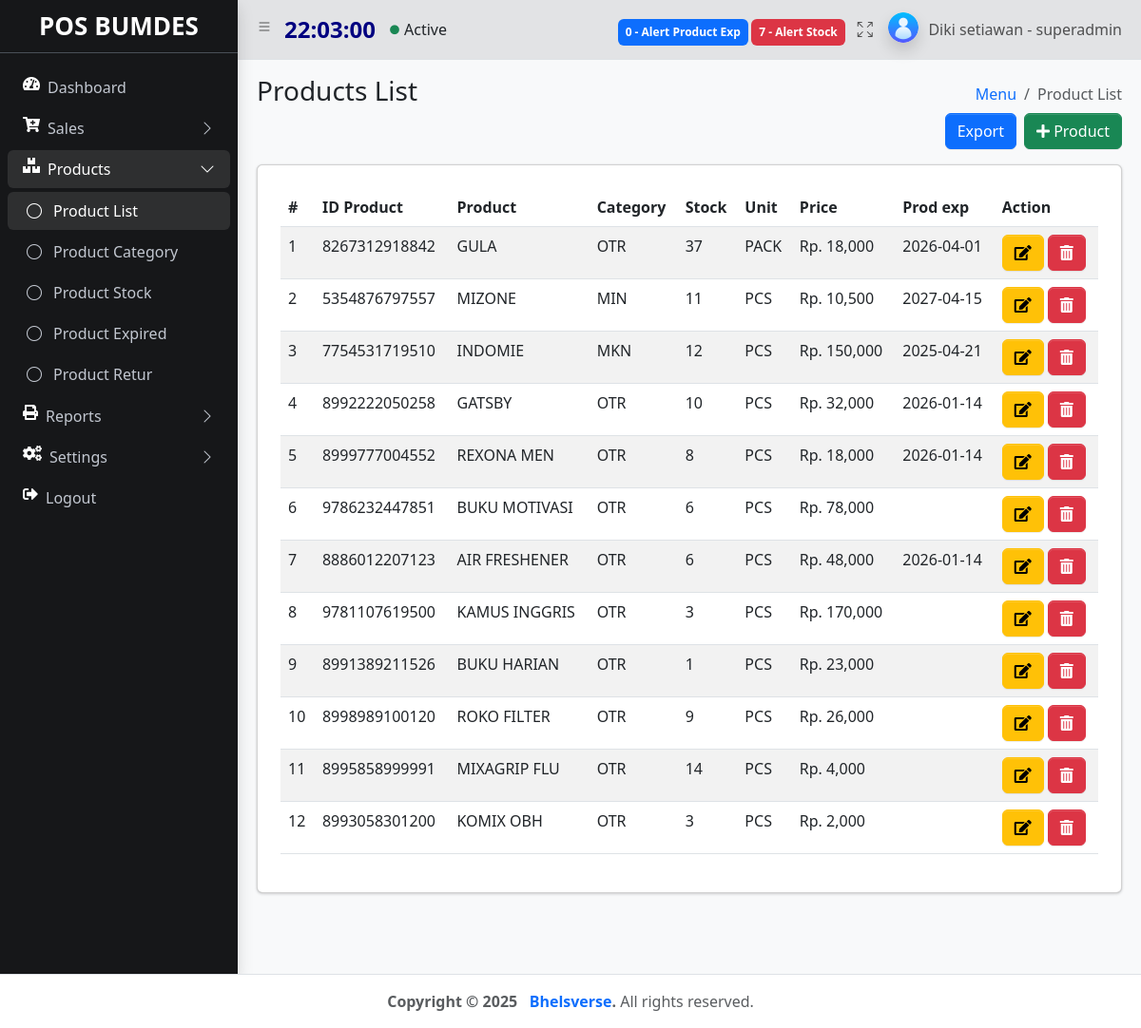
Page /index.php?&module=product&action=list (signed in) on the committed database.
### tables this page shows
CREATE TABLE `products` (
  `id` int(11) NOT NULL,
  `id_produk` varchar(50) NOT NULL,
  `nama_produk` varchar(100) NOT NULL,
  `id_kategori` varchar(11) NOT NULL,
  `stok` int(9) NOT NULL,
  `satuan` varchar(50) NOT NULL,
  `harga` int(9) NOT NULL,
  `product_exp` date DEFAULT NULL,
  `diskonitem` int(11) NOT NULL,
  `create_at` timestamp NOT NULL DEFAULT current_timestamp(),
  `update_at` timestamp NOT NULL DEFAULT current_timestamp()
);

CREATE TABLE `kategori` (
  `id_kategori` int(11) NOT NULL,
  `flag` text NOT NULL,
  `name` varchar(50) NOT NULL,
  `create_at` timestamp NOT NULL DEFAULT current_timestamp(),
  `update_at` timestamp NOT NULL DEFAULT current_timestamp()
);

### function/helper.php (called while the page is built, shortened)
<?php
function rupiah($nilai = 0){
    $string = "Rp. " . number_format($nilai);
    return $string;
}
?>

### module/product/list.php (the view, shortened to what this page needs)
<?php
  $id_produk = isset($_GET['id_produk']) ? $_GET['id_produk'] : false;
  mysqli_query($koneksi, "DELETE FROM products WHERE id_produk='$id_produk'");
  ?>
   <main class="app-main">
        <div class="app-content-header">
          <div class="container-fluid">
            <div class="row">
              <div class="col-sm-6"><h3 class="mb-0">Products List</h3></div>
              <div class="col-sm-6">
                <ol class="breadcrumb float-sm-end">
                  <li class="breadcrumb-item"><a href="#">Menu</a></li>
                  <li class="breadcrumb-item active" aria-current="page">Product List</li>
                </ol>
              </div>
            </div>
            <div class="row">
            <div class="d-grid gap-2 d-md-flex justify-content-md-end">
            <a href="<?php echo BASE_URL . "module/product/export.php"; ?>" class="btn btn-primary">Export</a>
            <button type="button" class="btn btn-success" data-bs-toggle="modal" data-bs-target="#staticBackdrop">
            <i class="fas fa-plus" style="color: #ffffff;"></i> Product
            </button>
              </div>
              </div>
              <div class="col mt-2">
                <div class="card  mt-3 p-4">
              <table id="example" class="table table-striped">
                    <thead>
                      <tr>
                        <th scope="col">#</th>
                        <th scope="col">ID Product</th>
                        <th scope="col">Product</th>
                        <th scope="col">Category</th>
                        <th scope="col">Stock</th>
                        <th scope="col">Unit</th>
                        <th scope="col">Price</th>
                        <th scope="col">Prod exp</th>
                        <th scope="col">Action</th>
                      </tr>
                    </thead>
                    <tbody>
                <?php
                $query = "SELECT products.id_produk, products.nama_produk, products.stok, products.satuan, products.harga,products.product_exp, kategori.flag as flag_kategori FROM products INNER JOIN kategori ON products.id_kategori = kategori.id_kategori";
                $result = mysqli_query($koneksi, $query);
                if($result->num_rows > 0){
                    $no=1;
                while ($item = mysqli_fetch_assoc($result)) {
                  echo "
                      <tr>
                        <td>$no</td>
                        <td>$item[id_produk]</td>
                        <td>$item[nama_produk]</td>
                        <td>$item[flag_kategori]</td>
                        <td>$item[stok]</td>
                        <td>$item[satuan]</td>
                        <td> ".rupiah($item['harga'])."</td>
                        <td> $item[product_exp]</td>
                        <td> <a href='" . BASE_URL . "index.php?&module=product&action=form&id_produk=$item[id_produk]' type='button' class='btn btn-warning' ><i class='fas fa-edit'></i></a>
                        <a href='" . BASE_URL . "index.php?&module=product&action=list&id_produk=$item[id_produk]&notifdelete=success' class='btn btn-danger'><i class='fas fa-trash-alt'></i></a></td>
                      </tr>";
                      $no++;
                    };
                   }else{
                    echo '<div class="alert alert-danger alert-dismissible fade show" role="alert">
                    <strong>Data belum ada!</strong> Silahkan inputkan data terlebih dahulu.
                    <button type="button" class="btn-close" data-bs-dismiss="alert" aria-label="Close"></button>
                  </div>';
                   } ?>
                    </tbody>
                  </table>
                </div>
              </div>
            </div>
          </div>
        </div>

### rows in the picture
products: id_produk "8267312918842", nama_produk "GULA", id_kategori.flag "OTR", stok "37", satuan "PACK", harga "Rp. 18,000", product_exp "2026-04-01"
products: id_produk "5354876797557", nama_produk "MIZONE", id_kategori.flag "MIN", stok "11", satuan "PCS", harga "Rp. 10,500", product_exp "2027-04-15"
products: id_produk "7754531719510", nama_produk "INDOMIE", id_kategori.flag "MKN", stok "12", satuan "PCS", harga "Rp. 150,000", product_exp "2025-04-21"
products: id_produk "8992222050258", nama_produk "GATSBY", id_kategori.flag "OTR", stok "10", satuan "PCS", harga "Rp. 32,000", product_exp "2026-01-14"
products: id_produk "8999777004552", nama_produk "REXONA MEN", id_kategori.flag "OTR", stok "8", satuan "PCS", harga "Rp. 18,000", product_exp "2026-01-14"
products: id_produk "9786232447851", nama_produk "BUKU MOTIVASI", id_kategori.flag "OTR", stok "6", satuan "PCS", harga "Rp. 78,000"
products: id_produk "8886012207123", nama_produk "AIR FRESHENER", id_kategori.flag "OTR", stok "6", satuan "PCS", harga "Rp. 48,000", product_exp "2026-01-14"
products: id_produk "9781107619500", nama_produk "KAMUS INGGRIS", id_kategori.flag "OTR", stok "3", satuan "PCS", harga "Rp. 170,000"
products: id_produk "8991389211526", nama_produk "BUKU HARIAN", id_kategori.flag "OTR", stok "1", satuan "PCS", harga "Rp. 23,000"
products: id_produk "8998989100120", nama_produk "ROKO FILTER", id_kategori.flag "OTR", stok "9", satuan "PCS", harga "Rp. 26,000"
products: id_produk "8995858999991", nama_produk "MIXAGRIP FLU", id_kategori.flag "OTR", stok "14", satuan "PCS", harga "Rp. 4,000"
products: id_produk "8993058301200", nama_produk "KOMIX OBH", id_kategori.flag "OTR", stok "3", satuan "PCS", harga "Rp. 2,000"

### other values in the picture
$notifalertexp "0"
$notifalert "7"
$nama "Diki setiawan"
$role "superadmin"
